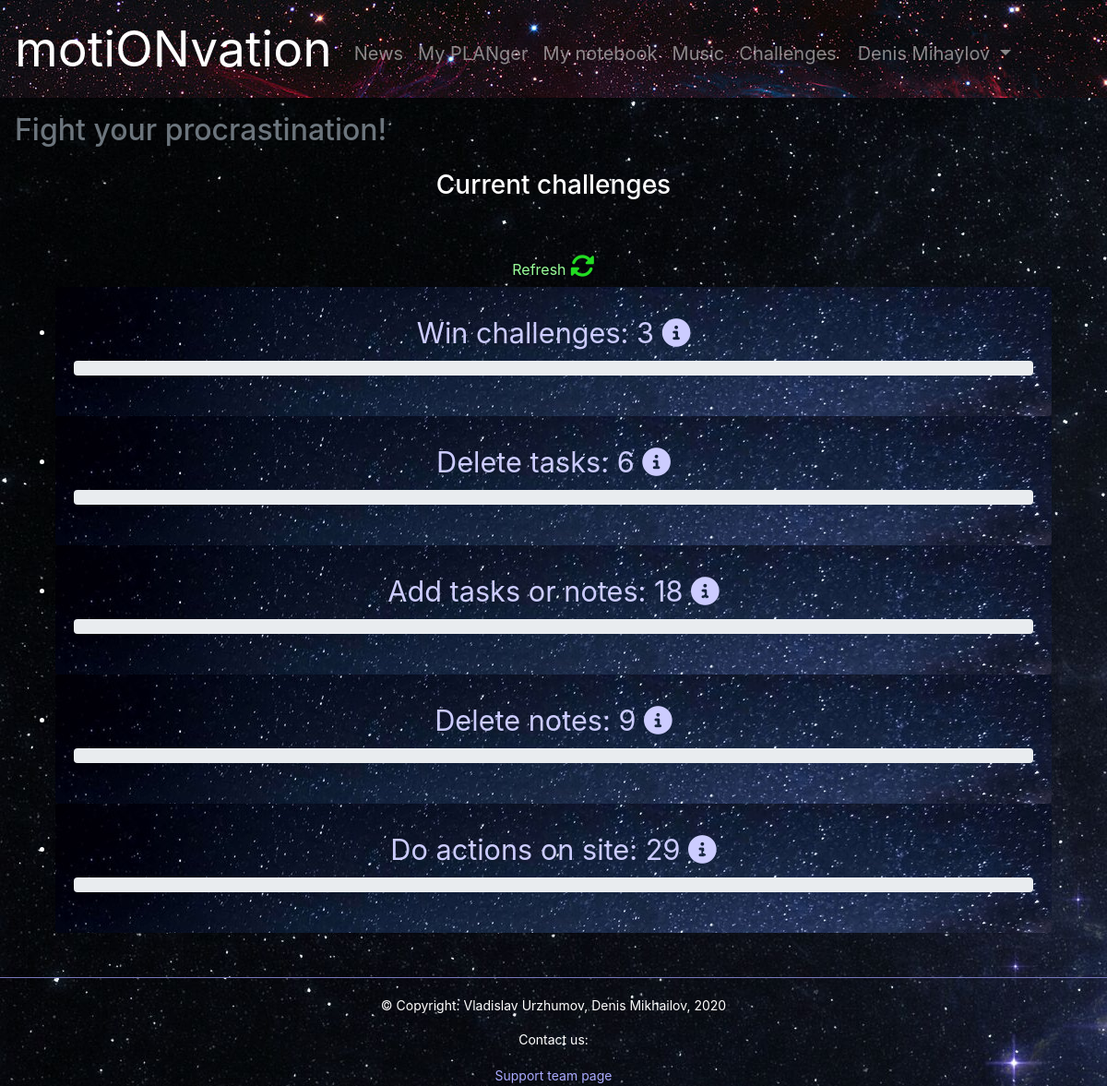
Before: /challenges (signed in) with the older database file.
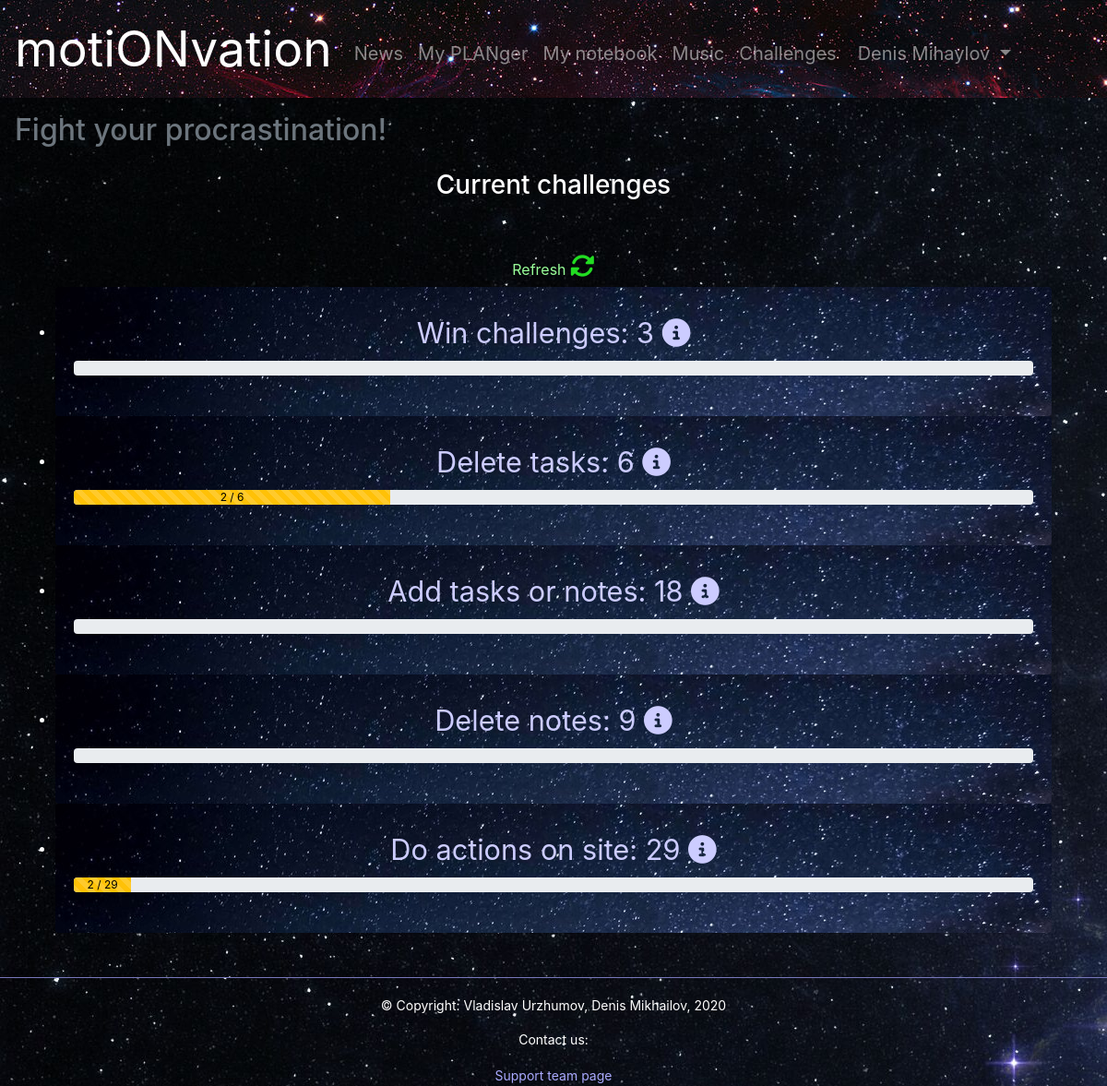
After: the same page with the newer database file.
### motionvation/data/models/challenges.py (models this page shows)
class Challenge(SqlAlchemyBase, SerializerMixin):
    __tablename__ = 'challenges'
    id = Column(Integer, primary_key=True, autoincrement=True)
    title = Column(String)
    user_id = Column(Integer, ForeignKey('users.id'))
    required = Column(Integer)
    current = Column(Integer)
    add_task = Column(Boolean)
    delete_task = Column(Boolean)
    do_task = Column(Boolean)
    add_note = Column(Boolean)
    delete_note = Column(Boolean)
    do_challenge = Column(Boolean)
    get_level = Column(Boolean)
    get_xp = Column(Boolean)
    difficulty = Column(Integer)
    is_won = Column(Boolean)
    user = orm.relation('User')

### motionvation/application.py (the view, shortened to what this page needs)
@app.route('/challenges')
@login_required
def challenge():
    db = db_session.create_session()
    challenges_can_be_performed = db.query(Challenge).filter(Challenge.user == current_user,
                                                             Challenge.required <= Challenge.current,
                                                             Challenge.is_won == False).all().copy()
    db.commit()
    challenges_to_check = db.query(Challenge).filter(Challenge.user == current_user,
                                                     Challenge.is_won == False).all().copy()
    if len(challenges_to_check) == 0:
        return redirect('/refresh_challenges')
    percents = {}
    for i in range(len(challenges_to_check)):
        percents[challenges_to_check[i].title] = int(challenges_to_check[i].current /
                                                     challenges_to_check[i].required * 100)
    return render_template('challenge.html', title='Challenges', won=challenges_can_be_performed,
                           chs=challenges_to_check, prc=percents,
                           useracc=(current_user.name + ' ' + current_user.surname))

### motionvation/application.py (called while the page is built)
@login_manager.user_loader
def load_user(user_id):
    db = db_session.create_session()
    return db.query(User).get(user_id)

### motionvation/data/db_session.py (called while the page is built)
def create_session() -> orm.Session:
    global __factory
    return __factory()

### motionvation/templates/challenge.html (shortened to what this page needs)
{% extends 'base.html' %}
{% block content %}
<main class='text-center container'>
    <h3 class="text-center">Current challenges</h3>
    <a class="btn btn-note" href="/refresh_manually" style='color: #9f9;' data-toggle="tooltip" title="Refresh">Refresh <i class="fas fa-sync-alt" style="color: #2d2; font-size: 20pt;"></i></a>
    <div class="container">
        <ul class="list-group">
            {% for ch in chs %}
            <li>
                <div class="card" style="width: 1080px; height: 140px; border: none;">
                    <div class="card-body">
                        <section class='simple-inline'>
                            <span class="d-inline-block" tabindex="0" data-toggle="tooltip" title="View info">
                                <a href="#" class="btn btn-note" data-toggle="modal" data-target="#chInfo-{{ch.title}}" style='color: #ccf; font-size: 23pt;'>{{ ch.title }} <i class="fas fa-info-circle" style="color: #ccf"></i></a>
                            </span>
                            <div class="progress" style="color: black;">
                                <div class="progress-bar bg-warning progress-bar-striped" role="progressbar" style="width: {{ch.current / ch.required * 100 // 1}}%; color: #000;">
                                    {{ch.current}} / {{ch.required}}
                                </div>
                            </div>
                        </section>
                    </div>
                </div>
            </li>
            {% endfor %}
        </ul>
    </div>
    </main>
{% endblock %}

### motionvation/templates/base.html (shortened to what this page needs)
<!doctype html>
<html lang="ru">
<head>
    <link rel="stylesheet" href="https://stackpath.bootstrapcdn.com/bootstrap/4.4.1/css/bootstrap.min.css">
    <link rel="stylesheet" href="{{ url_for('static', filename='css/style121.css') }}">
</head>
<body>
    <nav class="navbar navbar-dark  navbar-expand-lg" style="background: url(../static/img/4.jpg)">
        <a class="navbar-brand ssilka" href="/">motiONvation</a>
        <div class="collapse navbar-collapse">
            {% if current_user.is_authenticated %}
            <ul class="navbar-nav mr-auto">
                <li class="nav-item">
                    <a class="nav-link" href='/news'>News</a>
                </li>
                <li class="nav-item">
                    <a class="nav-link" href='/planger'>My PLANger</a>
                </li>
                <li class="nav-item">
                    <a class="nav-link" href='/mynotes'>My notebook</a>
                </li>
                <li class="nav-item">
                    <a class="nav-link" href='/music' target="_blank">Music</a>
                </li>
                <li class="nav-item">
                    <a class="nav-link" href='/challenges'>Challenges</a>
                </li>
            </ul>
            <ul class="navbar-nav ml-auto">
                <li class="nav-item nav-item-acc dropdown">
                    <a class="nav-link dropdown-toggle" href="#" id="navbardrop" data-toggle="dropdown">
                        {{ useracc }}
                    </a>
                </li>
            </ul>
                {% endif %}
        </div>
    </nav>
    <h2 class="p-3 text-muted">Fight your procrastination!</h2>
    <main class="container-fluid">
        {% block content %}
        {% endblock %}
    </main>
</body>
<footer class='text-center'>
    <br>
    <br>
    <div style="height:20px; border-top:1px solid #9EC1D4; padding-left:10px; border-color: #77b;"></div>
    <p class='button-note-text' style="font-size: 14px;">
        © Copyright: Vladislav Urzhumov, Denis Mikhailov, 2020
    </p>
    <section class='simple-inline'>
        <p class='button-note-text' style="font-size: 14px;">
            Contact us:
        </p>
        <a href="/contact" class='button-note-text' style="font-size: 14px; color: #aaf;">
            Support team page
        </a>
    </section>
</footer>
</html>

### motionvation/static/css/style121.css (style rules this page uses)
h3 { margin-bottom: 50px; }
body { background: url(../img/7.jpg); color: #fff; }
.ssilka { font-size: 40pt; }
.card { background: url(../img/3.jpg); }
.nav-link { font-size: 15pt; margin-top: 10px; }
.button-note-text { color: #fff; font-size: 14pt; text-decoration: none; }
.nav-item-acc { margin-right: 80px; }

Changed rows visible on the page:
changed Challenge "Delete tasks: 6": current (not shown) → "2"; required (not shown) → "6"
changed Challenge "Do actions on site: 29": current (not shown) → "2"; required (not shown) → "29"
